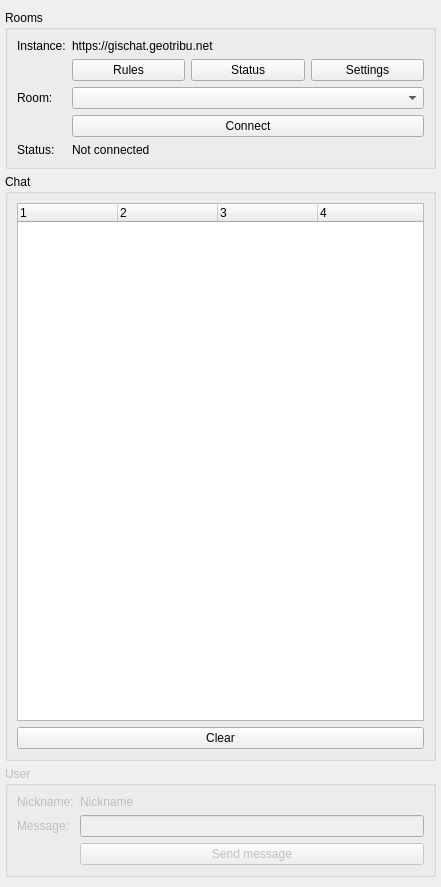
<?xml version="1.0" encoding="UTF-8"?>
<ui version="4.0">
 <class>QChatWidget</class>
 <widget class="QDockWidget" name="QChatWidget">
  <property name="geometry">
   <rect>
    <x>0</x>
    <y>0</y>
    <width>441</width>
    <height>887</height>
   </rect>
  </property>
  <property name="sizePolicy">
   <sizepolicy hsizetype="Preferred" vsizetype="Preferred">
    <horstretch>0</horstretch>
    <verstretch>0</verstretch>
   </sizepolicy>
  </property>
  <property name="windowTitle">
   <string>QChat</string>
  </property>
  <widget class="QWidget" name="dockWidgetContents">
   <property name="sizePolicy">
    <sizepolicy hsizetype="Preferred" vsizetype="Preferred">
     <horstretch>0</horstretch>
     <verstretch>0</verstretch>
    </sizepolicy>
   </property>
   <layout class="QVBoxLayout" name="verticalLayout">
    <property name="spacing">
     <number>5</number>
    </property>
    <property name="leftMargin">
     <number>5</number>
    </property>
    <property name="topMargin">
     <number>10</number>
    </property>
    <property name="rightMargin">
     <number>5</number>
    </property>
    <property name="bottomMargin">
     <number>10</number>
    </property>
    <item>
     <widget class="QgsCollapsibleGroupBox" name="grb_rooms">
      <property name="sizePolicy">
       <sizepolicy hsizetype="Preferred" vsizetype="Minimum">
        <horstretch>0</horstretch>
        <verstretch>0</verstretch>
       </sizepolicy>
      </property>
      <property name="title">
       <string>Rooms</string>
      </property>
      <layout class="QFormLayout" name="formLayout_2">
       <item row="1" column="1">
        <layout class="QHBoxLayout" name="hly_instance">
         <item>
          <widget class="QPushButton" name="btn_rules">
           <property name="cursor">
            <cursorShape>PointingHandCursor</cursorShape>
           </property>
           <property name="text">
            <string>Rules</string>
           </property>
          </widget>
         </item>
         <item>
          <widget class="QPushButton" name="btn_status">
           <property name="cursor">
            <cursorShape>PointingHandCursor</cursorShape>
           </property>
           <property name="toolTip">
            <string>Check instance status</string>
           </property>
           <property name="text">
            <string>Status</string>
           </property>
          </widget>
         </item>
         <item>
          <widget class="QPushButton" name="btn_settings">
           <property name="cursor">
            <cursorShape>PointingHandCursor</cursorShape>
           </property>
           <property name="text">
            <string>Settings</string>
           </property>
          </widget>
         </item>
        </layout>
       </item>
       <item row="4" column="0">
        <widget class="QLabel" name="lbl_room">
         <property name="text">
          <string>Room:</string>
         </property>
        </widget>
       </item>
       <item row="4" column="1">
        <widget class="QComboBox" name="cbb_room"/>
       </item>
       <item row="5" column="1">
        <widget class="QPushButton" name="btn_connect">
         <property name="cursor">
          <cursorShape>PointingHandCursor</cursorShape>
         </property>
         <property name="text">
          <string>Connect</string>
         </property>
        </widget>
       </item>
       <item row="6" column="0">
        <widget class="QLabel" name="lbl_status_text">
         <property name="text">
          <string>Status:</string>
         </property>
        </widget>
       </item>
       <item row="6" column="1">
        <widget class="QLabel" name="lbl_status">
         <property name="text">
          <string>Not connected</string>
         </property>
        </widget>
       </item>
       <item row="0" column="1">
        <widget class="QLabel" name="lbl_instance">
         <property name="cursor">
          <cursorShape>ForbiddenCursor</cursorShape>
         </property>
         <property name="toolTip">
          <string>Instance set in QTribu's plugin settings</string>
         </property>
         <property name="text">
          <string>https://gischat.geotribu.net</string>
         </property>
        </widget>
       </item>
       <item row="0" column="0">
        <widget class="QLabel" name="lbl_instance_text">
         <property name="text">
          <string>Instance:</string>
         </property>
        </widget>
       </item>
      </layout>
     </widget>
    </item>
    <item>
     <widget class="QgsCollapsibleGroupBox" name="grb_chat">
      <property name="sizePolicy">
       <sizepolicy hsizetype="Preferred" vsizetype="Expanding">
        <horstretch>0</horstretch>
        <verstretch>0</verstretch>
       </sizepolicy>
      </property>
      <property name="sizeIncrement">
       <size>
        <width>0</width>
        <height>1</height>
       </size>
      </property>
      <property name="baseSize">
       <size>
        <width>0</width>
        <height>1</height>
       </size>
      </property>
      <property name="title">
       <string>Chat</string>
      </property>
      <property name="collapsed">
       <bool>false</bool>
      </property>
      <layout class="QVBoxLayout" name="verticalLayout_3">
       <item>
        <widget class="QTreeWidget" name="twg_chat">
         <property name="uniformRowHeights">
          <bool>true</bool>
         </property>
         <property name="itemsExpandable">
          <bool>false</bool>
         </property>
         <property name="animated">
          <bool>true</bool>
         </property>
         <property name="columnCount">
          <number>4</number>
         </property>
         <attribute name="headerCascadingSectionResizes">
          <bool>true</bool>
         </attribute>
         <attribute name="headerMinimumSectionSize">
          <number>64</number>
         </attribute>
         <column>
          <property name="text">
           <string notr="true">1</string>
          </property>
         </column>
         <column>
          <property name="text">
           <string notr="true">2</string>
          </property>
         </column>
         <column>
          <property name="text">
           <string notr="true">3</string>
          </property>
         </column>
         <column>
          <property name="text">
           <string notr="true">4</string>
          </property>
         </column>
        </widget>
       </item>
       <item>
        <widget class="QPushButton" name="btn_clear_chat">
         <property name="cursor">
          <cursorShape>PointingHandCursor</cursorShape>
         </property>
         <property name="text">
          <string>Clear</string>
         </property>
        </widget>
       </item>
      </layout>
     </widget>
    </item>
    <item>
     <widget class="QgsCollapsibleGroupBox" name="grb_user">
      <property name="enabled">
       <bool>false</bool>
      </property>
      <property name="sizePolicy">
       <sizepolicy hsizetype="Preferred" vsizetype="Minimum">
        <horstretch>0</horstretch>
        <verstretch>0</verstretch>
       </sizepolicy>
      </property>
      <property name="sizeIncrement">
       <size>
        <width>0</width>
        <height>3</height>
       </size>
      </property>
      <property name="baseSize">
       <size>
        <width>0</width>
        <height>5</height>
       </size>
      </property>
      <property name="title">
       <string>User</string>
      </property>
      <layout class="QFormLayout" name="formLayout">
       <item row="2" column="0">
        <widget class="QLabel" name="lbl_nickname_text">
         <property name="text">
          <string>Nickname:</string>
         </property>
        </widget>
       </item>
       <item row="3" column="0">
        <widget class="QLabel" name="lbl_message">
         <property name="text">
          <string>Message:</string>
         </property>
        </widget>
       </item>
       <item row="3" column="1">
        <widget class="QLineEdit" name="lne_message"/>
       </item>
       <item row="4" column="1">
        <widget class="QPushButton" name="btn_send">
         <property name="cursor">
          <cursorShape>PointingHandCursor</cursorShape>
         </property>
         <property name="text">
          <string>Send message</string>
         </property>
        </widget>
       </item>
       <item row="2" column="1">
        <widget class="QLabel" name="lbl_nickname">
         <property name="cursor">
          <cursorShape>ForbiddenCursor</cursorShape>
         </property>
         <property name="toolTip">
          <string>Nickname set in QTribu's plugin settings</string>
         </property>
         <property name="text">
          <string>Nickname</string>
         </property>
        </widget>
       </item>
      </layout>
     </widget>
    </item>
   </layout>
  </widget>
 </widget>
 <customwidgets>
  <customwidget>
   <class>QgsCollapsibleGroupBox</class>
   <extends>QGroupBox</extends>
   <header>qgscollapsiblegroupbox.h</header>
   <container>1</container>
  </customwidget>
 </customwidgets>
 <tabstops>
  <tabstop>grb_rooms</tabstop>
  <tabstop>grb_chat</tabstop>
  <tabstop>grb_user</tabstop>
 </tabstops>
 <resources/>
 <connections/>
</ui>
